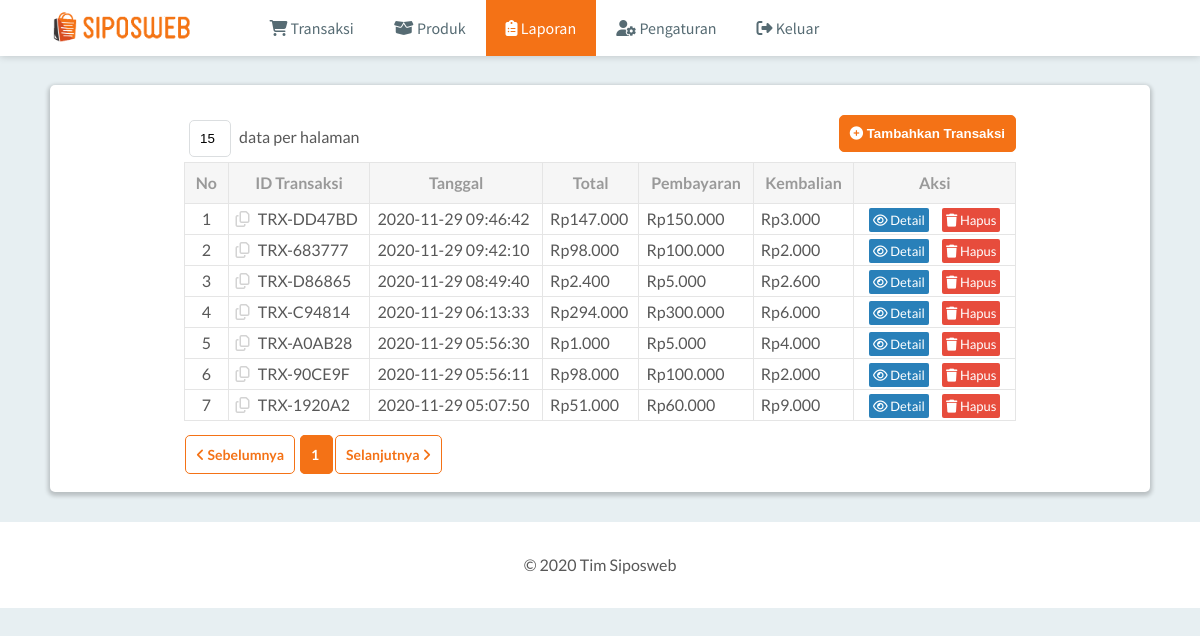
/laporan.php (signed in), run on the app's committed database.
### tables this page shows
CREATE TABLE `laporan_transaksi` (
  `id` char(10) NOT NULL,
  `tanggal` timestamp NOT NULL DEFAULT current_timestamp() ON UPDATE current_timestamp(),
  `total` int(11) NOT NULL,
  `bayar` int(11) NOT NULL,
  `kembalian` int(11) NOT NULL
);

### functions/functions.php (called while the page is built, shortened)
<?php
$conn = mysqli_connect("localhost", "root", "", "siposweb");
function queryRead($query){
	global $conn;
	$result = mysqli_query($conn, $query);
	$rows = [];
	while ( $row = mysqli_fetch_assoc($result) ) {
		$rows[] = $row;
	}
	return $rows;
}
?>

### laporan.php (the view, shortened to what this page needs)
<?php
require 'functions/functions.php';
$jumlahDataPerHalaman = (isset($_GET["count"])) ? $_GET["count"] : 15;
$jumlahData = (int) queryRead("SELECT COUNT(id) AS jumlah_data FROM laporan_transaksi")[0]["jumlah_data"];
$jumlahHalaman = ceil($jumlahData / $jumlahDataPerHalaman);
$halamanAktif = (isset($_GET["page"])) ? $_GET["page"] : 1;
$awalData = $jumlahDataPerHalaman * ($halamanAktif - 1);
$transaksi = queryRead("SELECT * FROM laporan_transaksi ORDER BY tanggal DESC LIMIT $awalData, $jumlahDataPerHalaman");
?>
<!DOCTYPE html>
<html>
<head>
	<link rel="stylesheet" type="text/css" href="assets/styles/reset.css">
	<link rel="stylesheet" type="text/css" href="assets/styles/style.css">
</head>
<body>
	<header>
		<nav class="nav-menu">
			<ul>
				<h1 class="logo"><a href="#" title="SIPOSWEB"><img src="assets/images/logo.png" alt="SIPOSWEB" height="35px"></a></h1>
				<li><a href="transaksi.php"><i class="fa fa-shopping-cart"></i> Transaksi</a></li>
				<li><a href="produk.php"><i class="fas fa-box-open"></i> Produk</a></li>
				<li><a class="active" href="laporan.php"><i class="fas fa-clipboard-list"></i> Laporan</a></li>
				<li><a href="Pengaturan.php"><i class="fas fa-user-cog"></i> Pengaturan</a></li>
				<li><a href="logout.php"><i class="fas fa-sign-out-alt"></i> Keluar</a></li>
			</ul>
		</nav>
	</header>
	<main>
		<div class="content-laporan">
			<form action="" method="get" class="form-data-count">
				<input type="text" value="<?= $jumlahDataPerHalaman; ?>" class="input-data-count" id="input-data-count" name="count">
				<label for="input-data-count"> data per halaman</label>
			</form>
			<a href="transaksi.php">
				<button class="btn btn-tambahkan-transaksi">
					<i class="fas fa-plus-circle"></i> Tambahkan Transaksi
				</button>
			</a>
			<table class="table-laporan">
				<tr>
					<th>No</th>
					<th>ID Transaksi</th>
					<th>Tanggal</th>
					<th>Total</th>
					<th>Pembayaran</th>
					<th>Kembalian</th>
					<th>Aksi</th>
				</tr>
				<?php $i = ($halamanAktif == 1) ? 1 : ($halamanAktif - 1) * $jumlahDataPerHalaman + 1; ?>
				<?php foreach ($transaksi as $row) : ?>
					<tr>
						<td style="text-align: center;"><?= $i ?></td>
						<td onclick="copyIdTransaksi(this)" style="cursor: pointer;">
							<i class="far fa-copy" style="color: lightgrey; margin-right: 5px;"></i>
							<?= $row["id"]; ?>
						</td>
						<td><?= $row["tanggal"]; ?></td>
						<td>Rp<?=number_format($row["total"], 0, ",", "."); ?></td>
						<td>Rp<?=number_format($row["bayar"], 0, ",", "."); ?></td>
						<td>Rp<?=number_format($row["kembalian"], 0, ",", "."); ?></td>
						<td style="text-align: center;">
							<a href="#" class="action-detail" onclick="showDetail('<?= $row["id"]; ?>')"><i class="far fa-eye"></i> Detail</a>
							<a id="btn-hapus-transaksi" href="#" class="action-hapus" onclick="hapusTransaksi('<?= $row["id"];?>')"><i class="fas fa-trash"></i> Hapus</a>
						</td>
					</tr>
					<?php $i++; ?>
				<?php endforeach; ?>
			</table>
			<a href="<?= ($halamanAktif > 1) ? "?count=$jumlahDataPerHalaman&page=".($halamanAktif - 1) : "#"; ?>" class="btn btn-page-nav"><i class="fas fa-angle-left"></i> Sebelumnya</a>
			<?php for($i = 1; $i <= $jumlahHalaman; $i++) : ?>
				<a href="?count=<?= $jumlahDataPerHalaman; ?>&page=<?= $i; ?>" class="btn btn-page-nav <?php if($i == $halamanAktif): ?>number-active<?php endif; ?>">
					<?= $i; ?>
				</a>
			<?php endfor; ?>
			<a href="<?= ($halamanAktif < $jumlahHalaman) ? "?count=$jumlahDataPerHalaman&page=".($halamanAktif + 1) : "#"; ?>" class="btn btn-page-nav">Selanjutnya <i class="fas fa-angle-right"></i></a>
		</div>
	</main>
	<footer>
		<p>&copy 2020 Tim Siposweb</p>
	</footer>
</body>
</html>

### assets/styles/style.css (style rules this page uses)
body { font-family: 'Lato', sans-serif; color: #585858; background: #E7EFF2; }
header { font-family: 'Source Sans Pro', sans-serif; background: white; box-shadow: 0 0 8px 0 rgba(0, 0, 0, 0.2); position: fixed; top: 0; width: 100%; }
footer { background-color: white; padding: 35px; }
footer p { text-align: center; }
.nav-menu li { display: inline-block; margin: 0; }
.nav-menu ul { display: flex; }
.logo { margin: auto 50px; display: inline-block; }
.nav-menu li a { transition: 400ms; display: inline-block; padding: 20px; color: #566B73; margin: 0; text-decoration: none; }
.nav-menu .active { background-color: #F47216; color: white; }
main { background: white; box-shadow: 0 2px 4px 2px rgba(0, 0, 0, 0.2); border-radius: 5px; padding: 30px; margin: 85px 50px 30px; }
input { padding: 10px; width: 90%; margin: 5px; border-radius: 5px; border: 1.5px solid #DBDEE0; outline: none; }
.btn { cursor: pointer; border: 1.5px solid #F47216; padding: 10px; border-radius: 5px; transition: 0.5s; font-weight: 600; text-decoration: none; }
.btn-tambah-produk, .btn-check-out, .btn-edit-produk, .btn-page-nav, .number-active:hover { font-size: 14px; margin: 20px 1px; background-color: white; color: #F47216; }
.btn-tambah-produk:hover, .btn-check-out:hover, .btn-edit-produk:hover, .btn-page-nav:hover, .number-active { background-color: #F47216; color: white; }
.btn-tambahkan-produk, .btn-tambahkan-transaksi { background-color: #F47216; color: white; float: right; }
.table-produk, .table-laporan { margin: auto; margin-bottom: 25px; width: 100%; }
.table-produk td, .table-laporan td { border: 1.5px solid #E5E5E5; padding: 7px; }
.table-produk th, .table-laporan th { color: #999; background-color: #F6F6F6; border: 1.5px solid #E5E5E5; padding: 12px 10px; font-weight: 600; text-decoration: none; }
.input-data-count { width: 20px; }
.form-data-count { display: inline-block; }
.content-produk, .content-laporan { width: 80%; margin: auto; }
.action-hapus, .action-edit, .action-detail { text-decoration: none; color: white; padding: 4px; margin: 5px; font-size: 13px; border-radius: 2px; }
.action-hapus { background-color: #e74c3c; }
.action-edit, .action-detail { background-color: #2980b9; }

### data on the page
laporan_transaksi: id "TRX-DD47BD", tanggal "2020-11-29 09:46:42", total "147.000", bayar "150.000", kembalian "3.000"
laporan_transaksi: id "TRX-683777", tanggal "2020-11-29 09:42:10", total "98.000", bayar "100.000", kembalian "2.000"
laporan_transaksi: id "TRX-D86865", tanggal "2020-11-29 08:49:40", total "2.400", bayar "5.000", kembalian "2.600"
laporan_transaksi: id "TRX-C94814", tanggal "2020-11-29 06:13:33", total "294.000", bayar "300.000", kembalian "6.000"
laporan_transaksi: id "TRX-A0AB28", tanggal "2020-11-29 05:56:30", total "1.000", bayar "5.000", kembalian "4.000"
laporan_transaksi: id "TRX-90CE9F", tanggal "2020-11-29 05:56:11", total "98.000", bayar "100.000", kembalian "2.000"
laporan_transaksi: id "TRX-1920A2", tanggal "2020-11-29 05:07:50", total "51.000", bayar "60.000", kembalian "9.000"
